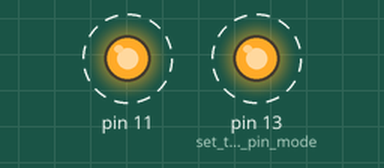
Simulated run of this sketch. Board: Arduino Uno, built with avr-gcc and run on an emulated ATmega328P. Parts: output pins drawn as LEDs (lit = HIGH). Dashed ring = blinking. Pins used as bus, display or sensor lines are not drawn; what the sketch prints to the serial monitor is not drawn.

Above: at 0.07 s.
Timing chart, 0 to 3.0 s (numbered marks = the images above):
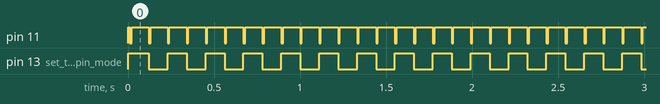

Measured:
- by itself, pin 11: alternates HIGH for 0.10 s and LOW for 0.01 s
- by itself, pin 13 (set_the_LED_pin_mode): alternates HIGH for 0.11 s and LOW for 0.11 s

The sketch:

Toggle_MOSI.ino
```cpp
#define COMPANY_NAME "pubinv.org "
#define PROG_NAME "Toggle_MOSI"
#define VERSION ";_Rev_0.1"
#define DEVICE_UNDER_TEST "Hardware:_Control_V1.2"  //A model number
#define LICENSE "GNU Affero General Public License, version 3 "
// This was written as a troubleshooting aid for what was found to be a short under the ISP connector to the LAN card.

#define BAUD_RATE 115200

#define LAN_CS0 10  // Chip select for LAN

void setup() {
  // put your setup code here, to run once:
  pinMode(LED_BUILTIN, OUTPUT);  // set the LED pin mode
  digitalWrite(LED_BUILTIN, HIGH);

  Serial.begin(BAUD_RATE);
  Serial.println();
  Serial.print(PROG_NAME);
  Serial.println(VERSION);
  Serial.print("Compiled at: ");
  Serial.println(F(__DATE__ " " __TIME__));  //compile date that is used for a unique identifier

  pinMode(MOSI, OUTPUT);                   //
  digitalWrite(MOSI, !digitalRead(MOSI));  // toggle the MOSI

  pinMode(LAN_CS0, OUTPUT);
  digitalWrite(LAN_CS0, HIGH);  // deselect ethernet mode

  delay(10);

  digitalWrite(LED_BUILTIN, LOW);
  digitalWrite(LAN_CS0, HIGH);  // deselect ethernet mode
}

void loop() {
  // put your main code here, to run repeatedly:
  digitalWrite(LED_BUILTIN, !digitalRead(LED_BUILTIN));  // toggle the LED

// Toggle both the chip select and the COPI (MOSI) for observation with oscilliscope.
  digitalWrite(LAN_CS0, !digitalRead(LAN_CS0));          // toggle the LAN_CS0
  digitalWrite(MOSI, !digitalRead(MOSI));                // toggle the MOSI
  delay(10);
  digitalWrite(LAN_CS0, !digitalRead(LAN_CS0));  // toggle the LAN_CS0
  digitalWrite(MOSI, !digitalRead(MOSI));        // toggle the MOSI

  delay(100);
}
```
